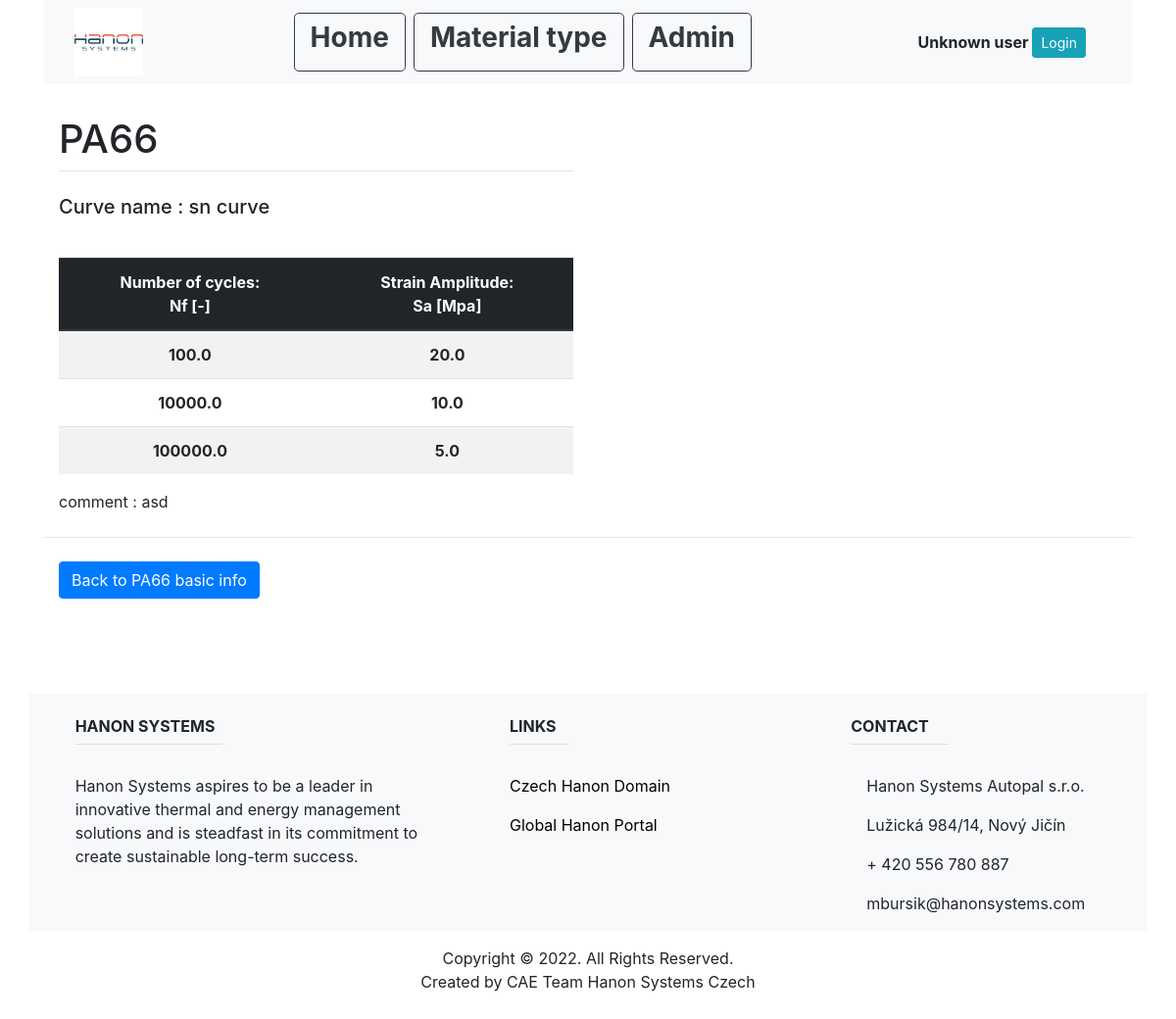
The page /material_type_list/plastic/5/22/8/7/7/sn curve on the database its author committed.
### main/models.py (models this page shows, shortened)
class Plastic(models.Model):
    name = models.CharField(max_length=200, unique=True)
    material_type_id = models.ForeignKey(MaterialType, on_delete=models.CASCADE)

class FibreSnCurve(models.Model):
    curve_type = "Sn curve"
    name = models.CharField(max_length=200, unique=True)
    Sa = models.CharField(max_length=20000)
    Nf = models.CharField(max_length=20000)
    comment = models.CharField(max_length=1000)
    fibre_id = models.ForeignKey(FibreOrientation, on_delete=models.CASCADE)

### main/views.py (the view, shortened to what this page needs)
# urls.py: path('material_type_list/plastic/<int:material_type_id>/<int:plastic_id>/<int:water_id>/<int:temp_id>/<int:fibre_id>/<str:curve_name>', views.fibre_curve_info, name="fibre_curve_info"),
def fibre_curve_info(response, material_type_id, plastic_id, water_id, temp_id, fibre_id, curve_name):
    material_type = MaterialType.objects.get(pk=material_type_id)
    material_info = Plastic.objects.get(pk=plastic_id)
    water_info = WaterContent.objects.get(pk=water_id)
    temp_info = Temperature.objects.get(pk=temp_id)
    fibre_info = FibreOrientation.objects.get(pk=fibre_id)
    if FibreSnCurve.objects.filter(name=curve_name).exists():
        curve_info = FibreSnCurve.objects.get(name=curve_name)
        data = Graph().sn_curve(curve_info)
        return render(response, "main/sn_curve.html", {
            "material_type": material_type,
            "material_info": material_info,
            "water_info": water_info,
            "temp_info": temp_info,
            "fibre_info": fibre_info,
            "curve_info": curve_info,
            "data": data,
        })
    else:
        return HttpResponse("chyba")

### main/templates/main/sn_curve.html (shortened to what this page needs)
{% extends "main/base.html" %}
{% block content %}
<br>
<div class="container">
  <div class="row">
    <div class="col-md-6">
        <h1 class="mt-2">{{material_info.name}}</h1>
        <hr class="mt-0 mb-4">
        <div>
            <p class="mb-0"><h5>Curve name : {{curve_info.name}}</h5></p>
        </div>
        <br>
        <table class="table table-striped">
            <thead class="thead-dark">
            <tr>
                <th class="text-center align-middle" scope="col">Number of cycles:<br> Nf [-]</th>
                <th class="text-center align-middle" scope="col">Strain Amplitude:<br> Sa [Mpa]</th>
            </tr>
            </thead>
            <tbody>
            {% for row in data%}
                <tr>
                {% for cell in row%}
                        <th class="text-center align-middle" scope="row">{{cell}}</th>
                {% endfor %}
                </tr>
            {% endfor %}
            </tbody>
        </table>
        <div>
            <p class="mb-0">comment : {{curve_info.comment}}</p>
        </div>
    </div>
    <div class="col-md-4">
        <div id = "container" style = "width: 600px; height: 200px; margin: 0 auto">
        </div>
    </div>
  </div>
</div>
<br>
<hr class="mt-0 mb-4">
<div class="container">
    <input class="btn btn-primary" type=button value="Back to {{material_info.name}} basic info" onClick="javascript:history.go(-1);">
</div>
{% endblock %}

### rows shown on the page
Plastic: name "PA66", name "Back to PA66 basic info"
FibreSnCurve: name "sn curve", comment "asd"

### other values the page prints
{{ cell }} "100.0" "20.0" "10000.0" "10.0" "100000.0" "5.0"
